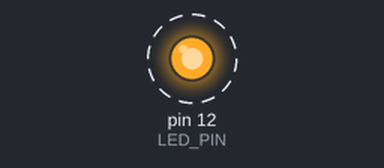
This program was run on a simulated Raspberry Pi (header pin numbers). Parts: output pins drawn as LEDs (lit = HIGH). Dashed ring = blinking. What the program prints to the terminal is not drawn.

Above: at 0.5 s.
Timing chart, 0 to 4.6 s (numbered marks = the images above):
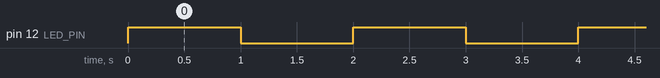

Measured:
- by itself, pin 12 (LED_PIN): alternates HIGH for 1.0 s and LOW for 1.0 s

The program:

led_blink.py
```python
# (licence header left out)
import RPi.GPIO as GPIO
import time

LED_PIN = 12
GPIO.setmode(GPIO.BOARD)
GPIO.setup(LED_PIN, GPIO.OUT)

try:
	while True:
		print("LED is on")
	        GPIO.output(LED_PIN, GPIO.HIGH)
		time.sleep(1)
	        print("LED is off")
		GPIO.output(LED_PIN, GPIO.LOW)
	        time.sleep(1)

except KeyboardInterrupt:
	print "Exception: KeyboardInterrupt"

finally:
	GPIO.cleanup()
```
